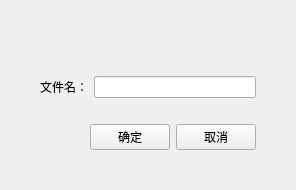
<?xml version="1.0" encoding="UTF-8"?>
<ui version="4.0">
 <class>InputTextWidget</class>
 <widget class="QWidget" name="InputTextWidget">
  <property name="geometry">
   <rect>
    <x>0</x>
    <y>0</y>
    <width>296</width>
    <height>186</height>
   </rect>
  </property>
  <property name="windowTitle">
   <string>Form</string>
  </property>
  <layout class="QVBoxLayout" name="verticalLayout">
   <property name="leftMargin">
    <number>30</number>
   </property>
   <property name="topMargin">
    <number>30</number>
   </property>
   <property name="rightMargin">
    <number>30</number>
   </property>
   <property name="bottomMargin">
    <number>30</number>
   </property>
   <item>
    <widget class="TitleBar" name="pTitleBarWgt" native="true">
     <property name="sizePolicy">
      <sizepolicy hsizetype="Preferred" vsizetype="Fixed">
       <horstretch>0</horstretch>
       <verstretch>0</verstretch>
      </sizepolicy>
     </property>
     <property name="minimumSize">
      <size>
       <width>0</width>
       <height>30</height>
      </size>
     </property>
    </widget>
   </item>
   <item>
    <layout class="QHBoxLayout" name="horizontalLayout">
     <property name="leftMargin">
      <number>10</number>
     </property>
     <property name="topMargin">
      <number>10</number>
     </property>
     <property name="rightMargin">
      <number>10</number>
     </property>
     <property name="bottomMargin">
      <number>20</number>
     </property>
     <item>
      <widget class="QLabel" name="label">
       <property name="text">
        <string>文件名：</string>
       </property>
      </widget>
     </item>
     <item>
      <widget class="QLineEdit" name="pTextLineEdit"/>
     </item>
    </layout>
   </item>
   <item>
    <layout class="QHBoxLayout" name="horizontalLayout_2">
     <property name="bottomMargin">
      <number>10</number>
     </property>
     <item>
      <spacer name="horizontalSpacer">
       <property name="orientation">
        <enum>Qt::Horizontal</enum>
       </property>
       <property name="sizeHint" stdset="0">
        <size>
         <width>40</width>
         <height>20</height>
        </size>
       </property>
      </spacer>
     </item>
     <item>
      <widget class="QPushButton" name="pOKBtn">
       <property name="text">
        <string>确定</string>
       </property>
      </widget>
     </item>
     <item>
      <widget class="QPushButton" name="pCancelBtn">
       <property name="text">
        <string>取消</string>
       </property>
      </widget>
     </item>
     <item>
      <spacer name="horizontalSpacer_2">
       <property name="orientation">
        <enum>Qt::Horizontal</enum>
       </property>
       <property name="sizeType">
        <enum>QSizePolicy::Fixed</enum>
       </property>
       <property name="sizeHint" stdset="0">
        <size>
         <width>10</width>
         <height>20</height>
        </size>
       </property>
      </spacer>
     </item>
    </layout>
   </item>
  </layout>
 </widget>
 <customwidgets>
  <customwidget>
   <class>TitleBar</class>
   <extends>QWidget</extends>
   <header>titlebar.h</header>
   <container>1</container>
  </customwidget>
 </customwidgets>
 <resources/>
 <connections/>
</ui>
